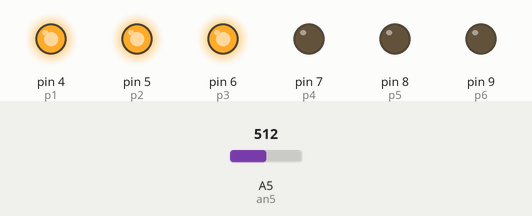
Recording of a sketch running on a simulated Arduino Uno, built with avr-gcc and run on an emulated ATmega328P. Parts: output pins drawn as LEDs (lit = HIGH). The inputs (shaded band) are chosen by the test bench; at power-on: A5 (an5) = 512.

Above: at 1.2 s.
1.3 s: A5 (an5) set to 671
2.8 s: A5 (an5) set to 695
At 3.6 s:
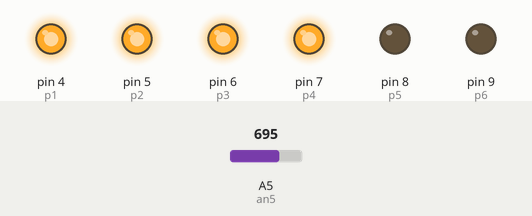
4.3 s: A5 (an5) set to 511
At 4.7 s:
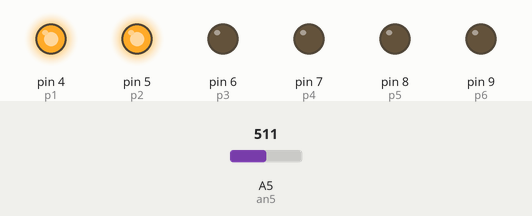
5.8 s: A5 (an5) set to 359
7.3 s: A5 (an5) set to 322
At 8.2 s:
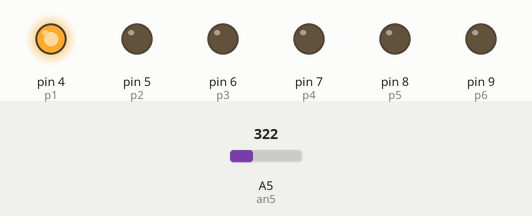
8.8 s: A5 (an5) set to 716
At 9.3 s:
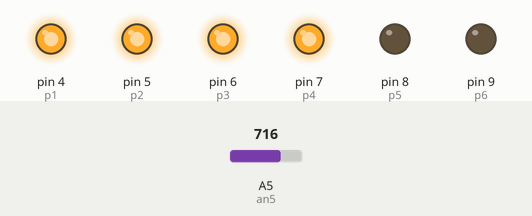
Timing chart, 0 to 11.3 s (numbered marks = the images above; inputs shaded):
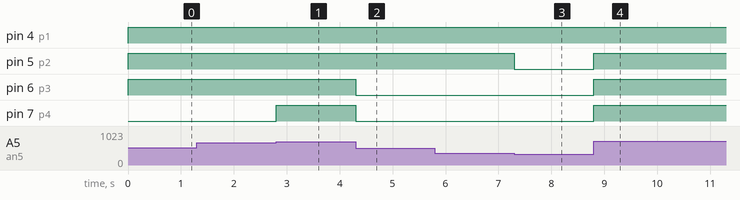

Measured:
- the behaviour switches between 681 and 682 on A5 (an5) (found by bisection; images 0 and 1)
- the behaviour switches between 341 and 340 on A5 (an5) (found by bisection; images 2 and 3)
- after the input at 1.3 s, every drawn part: stays the same
- after the input at 2.8 s, pin 7 (p4): LOW → HIGH at once
- after the input at 4.3 s, pin 6 (p3), pin 7 (p4): HIGH → LOW at once
- after the input at 5.8 s, every drawn part: stays the same
- after the input at 7.3 s, pin 5 (p2): HIGH → LOW at once
- after the input at 8.8 s, pin 5 (p2), pin 6 (p3), pin 7 (p4): LOW → HIGH at once

The sketch:

aula_11.ino
```cpp
// C++ code
//
#define an5 A5
#define p1 4
#define p2 5
#define p3 6
#define p4 7
#define p5 8
#define p6 9

void setup() {
  pinMode(an5, INPUT);
  //Serial.begin(9600);

  pinMode(p1, OUTPUT);
  pinMode(p2, OUTPUT);
  pinMode(p3, OUTPUT);
  pinMode(p4, OUTPUT);
  pinMode(p5, OUTPUT);
  pinMode(p6, OUTPUT);
}

void loop() {
  //Serial.println(analogRead(an5));
  //delay(100);

  long tensao = map(analogRead(an5), 0, 1023, 0, 6);

  if(tensao > 0 ) {
    digitalWrite(p1, HIGH);
  }
  else{
     digitalWrite(p1, LOW);
  }

  if(tensao > 1) {
    digitalWrite(p2, HIGH);
  }else{
     digitalWrite(p2, LOW);
  }

  if(tensao > 2) {
    digitalWrite(p3, HIGH);
  }else{
     digitalWrite(p3, LOW);
  }

  if(tensao > 3) {
    digitalWrite(p4, HIGH);
  }
  else{
     digitalWrite(p4, LOW);
  }

  if(tensao > 4) {
    digitalWrite(p5, HIGH);
  }
  else{
     digitalWrite(p5, LOW);
  }

  if(tensao > 5) {
    digitalWrite(p6, HIGH);
  }else{
     digitalWrite(p6, LOW);
  }
}
```
